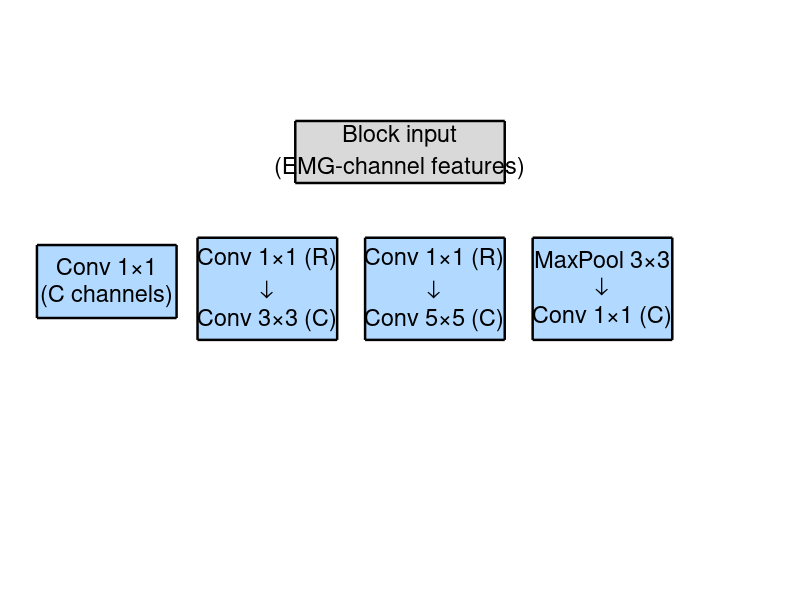

MATLAB code to generate this figure: (Note: this script raises an error after producing the figure.)
% Detailed diagram of one Inception block (the four parallel branches,
% with the actual kernel sizes and channel counts from the code), so a
% reader can reproduce the exact architecture. Complements
% fig_pipeline_overview.png (which shows the overall pipeline at a high
% level) with the internal detail of a single block. Based on the real
% code: 02_backbone_training/trainBackboneTransformer.m, function
% setNeuralNetworkArchitecture, Inception block 1a/1f.
%
% Arrows are drawn with localDrawArrow() (defined at the end of this
% script) directly in axes data coordinates, not with annotation()'s
% figure-normalized coordinates, which drift out of alignment whenever
% figure size or axes position changes.

clear; clc;

fig = figure('Visible', 'off', 'Position', [100 100 1700 1150], 'Color', 'w');
ax = axes('Position', [0.02 0.02 0.96 0.90]);
xlim(ax, [0 11]); ylim(ax, [0 7.4]); hold(ax, 'on');
axis(ax, 'off');

colorInput = [0.85 0.85 0.85];
colorBranch = [0.70 0.85 1.00];
colorConcat = [1.00 0.85 0.60];
fs = 17; fsSmall = 16;
lw = 2.4;

% --- Input ---
rectangle(ax, 'Position', [4.0 5.55 3 0.85], 'FaceColor', colorInput, 'EdgeColor', 'k', 'LineWidth', 1.8);
text(ax, 5.5, 5.975, sprintf('Block input\n(EMG-channel features)'), 'HorizontalAlignment', 'center', 'FontSize', fs);

% --- Branch 1: 1x1 ---
rectangle(ax, 'Position', [0.3 3.7 2 1.0], 'FaceColor', colorBranch, 'EdgeColor', 'k', 'LineWidth', 1.8);
text(ax, 1.3, 4.2, sprintf('Conv 1\\times1\n(C channels)'), 'HorizontalAlignment', 'center', 'FontSize', fs);

% --- Branch 2: 3x3 via reduction ---
rectangle(ax, 'Position', [2.6 3.4 2 1.4], 'FaceColor', colorBranch, 'EdgeColor', 'k', 'LineWidth', 1.8);
text(ax, 3.6, 4.1, sprintf('Conv 1\\times1 (R)\n\\downarrow\nConv 3\\times3 (C)'), 'HorizontalAlignment', 'center', 'FontSize', fs);

% --- Branch 3: 5x5 via reduction ---
rectangle(ax, 'Position', [5.0 3.4 2 1.4], 'FaceColor', colorBranch, 'EdgeColor', 'k', 'LineWidth', 1.8);
text(ax, 6.0, 4.1, sprintf('Conv 1\\times1 (R)\n\\downarrow\nConv 5\\times5 (C)'), 'HorizontalAlignment', 'center', 'FontSize', fs);

% --- Branch 4: pool + projection ---
rectangle(ax, 'Position', [7.4 3.4 2 1.4], 'FaceColor', colorBranch, 'EdgeColor', 'k', 'LineWidth', 1.8);
text(ax, 8.4, 4.1, sprintf('MaxPool 3\\times3\n\\downarrow\nConv 1\\times1 (C)'), 'HorizontalAlignment', 'center', 'FontSize', fs);

% --- Arrows from input (bottom edge, y=5.55) to each branch's top edge ---
branchTopY = [4.7, 4.8, 4.8, 4.8]; % top edge of each branch box (branch 1 is shorter)
branchX = [1.3, 3.6, 6.0, 8.4];
for i = 1:4
    localDrawArrow(ax, branchX(i), 5.55, branchX(i), branchTopY(i), lw);
end

% --- Concatenation ---
rectangle(ax, 'Position', [3.3 1.6 4.4 1.0], 'FaceColor', colorConcat, 'EdgeColor', 'k', 'LineWidth', 2.4);
text(ax, 5.5, 2.1, sprintf('Channel-wise concatenation (depthConcatenationLayer)\n4C output channels'), 'HorizontalAlignment', 'center', 'FontSize', fs, 'FontWeight', 'bold');

% --- Arrows from each branch's bottom edge down to the concat block's top edge ---
% Each arrow lands at a distinct point along the concat block's top edge
% (spread out under its own branch), rather than all four converging on
% the exact same pixel, which reads as a tangled knot at this scale.
branchBottomY = [3.7, 3.4, 3.4, 3.4];
concatTargetX = [4.1, 4.8, 6.2, 6.9];
for i = 1:4
    localDrawArrow(ax, branchX(i), branchBottomY(i), concatTargetX(i), 2.6, lw);
end

% --- Output ---
rectangle(ax, 'Position', [4.1 0.3 2.8 0.8], 'FaceColor', colorInput, 'EdgeColor', 'k', 'LineWidth', 1.8);
text(ax, 5.5, 0.7, 'To the next block / to the Transformer', 'HorizontalAlignment', 'center', 'FontSize', fs);
localDrawArrow(ax, 5.5, 1.6, 5.5, 1.1, lw);

text(ax, 5.5, 7.15, 'One Inception block: four receptive-field scales in parallel', ...
    'HorizontalAlignment', 'center', 'FontSize', 21, 'FontWeight', 'bold');
text(ax, 5.5, 6.75, 'C = channels per branch, R = 1\times1 reduction channels (R < C, controls computational cost)', ...
    'HorizontalAlignment', 'center', 'FontSize', fsSmall);

exportgraphics(fig, 'RL_vs_SL/fig_inception_block.png', 'Resolution', 220);
close(fig);
fprintf('Saved: RL_vs_SL/fig_inception_block.png\n');

function localDrawArrow(ax, xFrom, yFrom, xTo, yTo, lw)
    dx = xTo - xFrom; dy = yTo - yFrom;
    quiver(ax, xFrom, yFrom, dx, dy, 0, 'Color', 'k', 'LineWidth', lw, ...
        'MaxHeadSize', 0.6, 'AutoScale', 'off');
end
